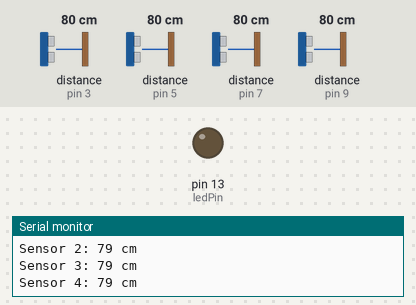
This sketch was run on a simulated Arduino Uno, built with avr-gcc and run on an emulated ATmega328P. On the bench: output pins drawn as LEDs (lit = HIGH), the last lines printed to the serial monitor. Wiring (inferred from the names in the program): 4 × ultrasonic range finder: trigger pin 2, echo pin 3 / trigger pin 4, echo pin 5 / trigger pin 6, echo pin 7 / trigger pin 8, echo pin 9. The test bench sets the inputs (shaded band); at power-on: distance to the obstacle (sensors on pin 3, pin 5, pin 7, pin 9) 80 cm. The echo pulse lasts 58.3 µs per cm; pins used as bus, display or sensor lines are not drawn.

Above: at 1.8 s.
1.9 s: distance to the obstacle (sensor on pin 3) set to 111 cm
3.4 s: distance to the obstacle (sensor on pin 3) set to 119 cm
At 4.8 s:
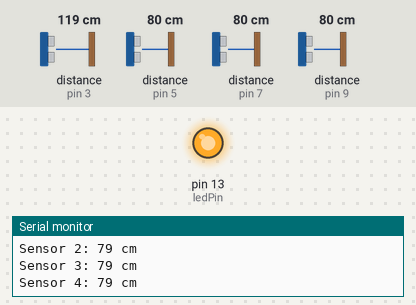
5.6 s: distance to the obstacle (sensor on pin 3) set to 2 cm
At 6.8 s:
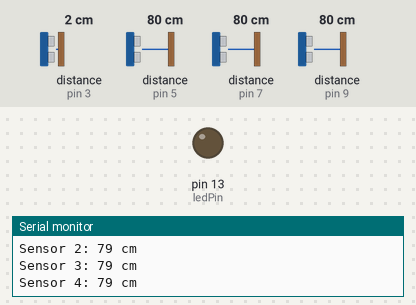
7.6 s: distance to the obstacle (sensor on pin 3) set to 120 cm
At 8.8 s:
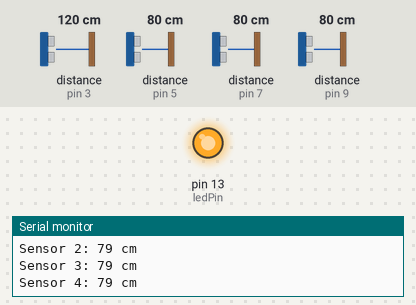
Timing chart, 0 to 10.6 s (numbered marks = the images above; inputs shaded):
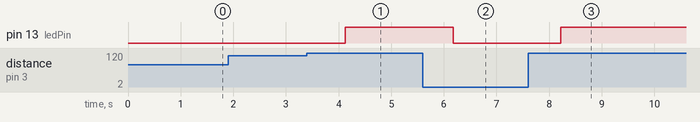

The sketch:

four_sensors.ino
```cpp
// Define the pins for the four HC-SR04 sensors
const int sensor1TrigPin = 2;
const int sensor1EchoPin = 3;
const int sensor2TrigPin = 4;
const int sensor2EchoPin = 5;
const int sensor3TrigPin = 6;
const int sensor3EchoPin = 7;
const int sensor4TrigPin = 8;
const int sensor4EchoPin = 9;

const int ledPin = 13; // Define a single LED pin

void setup() {
  Serial.begin(9600);

  // Initialize pins as needed
  pinMode(sensor1TrigPin, OUTPUT);
  pinMode(sensor1EchoPin, INPUT);
  pinMode(sensor2TrigPin, OUTPUT);
  pinMode(sensor2EchoPin, INPUT);
  pinMode(sensor3TrigPin, OUTPUT);
  pinMode(sensor3EchoPin, INPUT);
  pinMode(sensor4TrigPin, OUTPUT);
  pinMode(sensor4EchoPin, INPUT);

  // Set LED pin as OUTPUT
  pinMode(ledPin, OUTPUT);
}

void loop() {
  // Measure distance from sensor 1
  long distance1 = measureDistance(sensor1TrigPin, sensor1EchoPin);
  // Measure distance from sensor 2
  long distance2 = measureDistance(sensor2TrigPin, sensor2EchoPin);
  // Measure distance from sensor 3
  long distance3 = measureDistance(sensor3TrigPin, sensor3EchoPin);
  // Measure distance from sensor 4
  long distance4 = measureDistance(sensor4TrigPin, sensor4EchoPin);

  // Print the distance measurements to the serial monitor
  Serial.print("Sensor 1: ");
  Serial.print(distance1);
  Serial.println(" cm");

  Serial.print("Sensor 2: ");
  Serial.print(distance2);
  Serial.println(" cm");

  Serial.print("Sensor 3: ");
  Serial.print(distance3);
  Serial.println(" cm");

  Serial.print("Sensor 4: ");
  Serial.print(distance4);
  Serial.println(" cm");

  // Check if any of the distances exceed 60cm and turn on the LED
  if (distance1 > 114 || distance2 > 114 || distance3 > 114 || distance4 > 114) {
    digitalWrite(ledPin, HIGH);
  } else {
    digitalWrite(ledPin, LOW);
  }

  // Add a delay between measurements
  delay(1000); // Adjust the delay as needed
}

long measureDistance(int trigPin, int echoPin) {
  // Trigger the sensor
  digitalWrite(trigPin, LOW);
  delayMicroseconds(2);
  digitalWrite(trigPin, HIGH);
  delayMicroseconds(10);
  digitalWrite(trigPin, LOW);

  // Measure the echo duration
  long duration = pulseIn(echoPin, HIGH);

  // Calculate distance in centimeters
  // Speed of sound in air at 20°C is approximately 343 meters per second
  // Divide by 2 because the sound travels to the object and back
  long distanceCM = duration * 0.0343 / 2;

  return distanceCM;
}
```

Measured:
- the behaviour switches between 115 and 116 cm on distance to the obstacle (sensor on pin 3) (found by bisection; images 0 and 1)
- after the input at 3.4 s, pin 13 (ledPin): LOW → HIGH after 0.73 s
- after the input at 5.6 s, pin 13 (ledPin): HIGH → LOW after 0.57 s
- after the input at 7.6 s, pin 13 (ledPin): LOW → HIGH after 0.62 s
